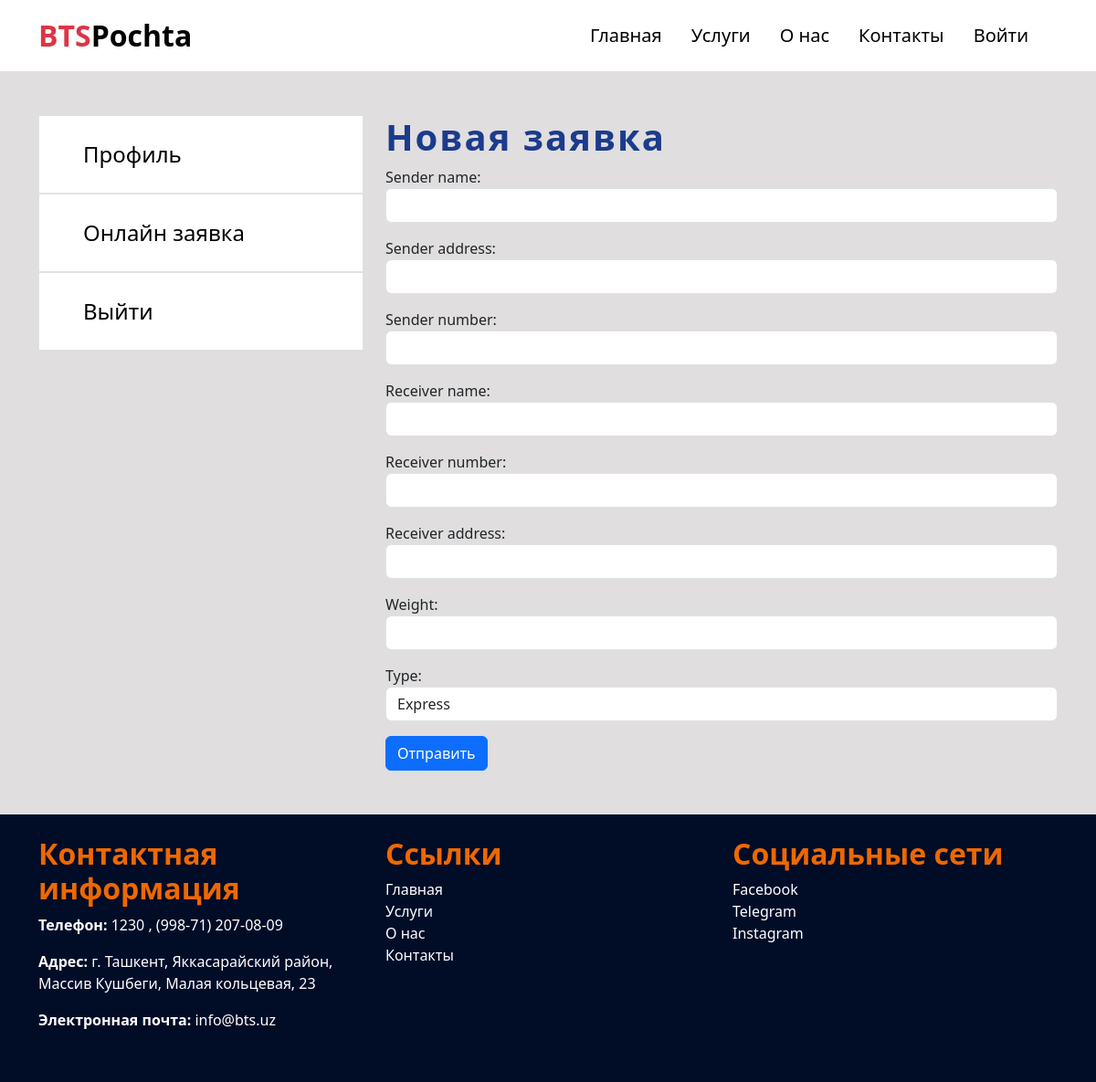
Screenshot of /profileform/ with the database file from the repository.
### app/models.py (models this page shows, shortened)
class BaseModel(models.Model):
    created_at = models.DateTimeField(auto_now_add=True)
    class Meta:
        abstract = True

class Contact(BaseModel):
    title = models.CharField(max_length=50)
    address = models.CharField(max_length=100)
    tel = models.CharField(max_length=30)
    email = models.EmailField(max_length=50)

### app/views.py (the view)
# urls.py: path('profileform/', views.profileform, name="profileform"),
def profileform(request):
    initial_data = {}
    if request.user.is_authenticated:
        initial_data['sender_name'] = request.user.username
    if request.method == 'POST':
        form = ProfileForm(request.POST, initial=initial_data)
        if form.is_valid():
            data_form = form.save(commit=False)
            data_form.user = request.user
            data_form.save()
            return redirect('app:profile', username=request.user.username)
    else:
        form = ProfileForm(initial=initial_data)
    return render(request, 'profileform.html', {'form': form})

### app/forms.py
class ProfileForm(ModelForm):
    sender_name = forms.CharField(
        required=False,
        widget=forms.TextInput(attrs={'class': 'form-control'})
    )
    class Meta:
        model = Parcel
        fields = ['sender_name', 'sender_address', 'sender_number', 'receiver_name', 'receiver_number', 'receiver_address', 'weight', 'type']
        widgets = {
            'sender_name': forms.TextInput(attrs={'class': 'form-control'}),
            'sender_address': forms.TextInput(attrs={'class': 'form-control'}),
            'sender_number': forms.TextInput(attrs={'class': 'form-control'}),
            'receiver_name': forms.TextInput(attrs={'class': 'form-control'}),
            'receiver_number': forms.TextInput(attrs={'class': 'form-control'}),
            'receiver_address': forms.TextInput(attrs={'class': 'form-control'}),
            'weight': forms.NumberInput(attrs={'class': 'form-control'}),
            'type': forms.Select(attrs={'class': 'form-control'}),
        }

### app/context_processors.py (called while the page is built)
def get_info(request):
    contact = Contact.objects.first()
    return {'contact': contact}

### app/templates/profileForm.html (shortened to what this page needs)
{% extends 'base.html' %}
{% load static %}
{% block content %}
  <section class="container my-5">
    <div class="row">
      <aside class="col-12 col-md-4 order-1 order-md-1 mb-4 mb-md-0">
        <div class="py-4 px-5 border fs-4" style="background-color: white;">
          <a href="{% url 'app:profile' user.username %}" class="text-decoration-none text-black">Профиль</a>
        </div>
        <div class="py-4 px-5 border fs-4" style="background-color: white;">
          <a href="{% url 'app:profileform' %}" class="text-decoration-none text-black">Онлайн заявка</a>
        </div>
        <div class="py-4 px-5 border fs-4" style="background-color: white;">
          <a href="{% url 'app:logout' %}" class="text-decoration-none text-black">Выйти</a>
        </div>
      </aside>
      <div class="col-12 col-md-8 order-1 order-md-2">
        <h1 style="font-weight: 900; letter-spacing: 2px; color: #1b3b8d;">Новая заявка</h1>
        <form method="POST">
          {{ form.as_p }}
          <button type="submit" class="btn btn-primary">Отправить</button>
        </form>
      </div>
    </div>
  </section>
{% endblock %}

### app/templates/base.html (shortened to what this page needs)
{% load static %}
<!DOCTYPE html>
<html lang="en">
  <head>
    <link href="{% static 'css/bootstrap.css' %}" rel="stylesheet" />
    <link href="https://cdn.jsdelivr.net/npm/bootstrap@5.3.3/dist/css/bootstrap.min.css" rel="stylesheet" />
  </head>
  <body style="background-color: #e0dede;">
    <nav class="navbar navbar-expand-xl bg-white">
      <div class="container">
        <a class="navbar-brand fs-2 fw-bold" href="{% url "app:home" %}"><span class="text-danger">BTS</span>Pochta</a>
        <div class="collapse navbar-collapse show" id="navbarDark">
          <ul class="navbar-nav ms-auto mb-2 mb-xl-0 fs-5 ms-auto p-2 text-center">
            <li class="nav-item me-3">
              <a class="nav-link active" aria-current="page" href="{% url 'app:home' %}">Главная</a>
            </li>
            <li class="nav-item me-3">
              <a class="nav-link active" href="{% url 'app:services' %}">Услуги</a>
            </li>
            <li class="nav-item me-3">
              <a class="nav-link active" href="{% url 'app:about' %}">О нас</a>
            </li>
            <li class="nav-item me-3">
              <a class="nav-link active" href="{% url 'app:contact' %}">Контакты</a>
            </li>
            {% if user.is_authenticated %}
              <li class="nav-item me-3">
                <a class="nav-link active" href="{% url 'app:profile' user.username %}">Личный Кабинет</a>
              </li>
            {% else %}
              <li class="nav-item me-3">
                <a class="nav-link active" href="{% url 'app:login' %}">Войти</a>
              </li>
            {% endif %}
          </ul>
        </div>
      </div>
    </nav>
    {% block content %}
    {% endblock %}
    <footer class="text-dark py-4 mt-4" style="background-color: #010c27; ">
      <div class="container">
        <div class="row text-white">
          <div class="col-md-4 mb-3">
            <h5 class="fw-bold fs-2" style="color: #ee6800;">Контактная информация</h5>
            <p> <strong>Телефон:</strong>  {{ contact.tel }}</p>
            <p> <strong>Адрес:</strong>  {{ contact.address }}</p>
            <p> <strong>Электронная почта:</strong>  {{ contact.email }}</p>
          </div>
          <div class="col-md-4 mb-3">
            <h5 class="fw-bold fs-2" style="color: #ee6800;">Ссылки</h5>
            <ul class="list-unstyled">
              <li><a class="text-decoration-none text-white" href="{% url 'app:home' %}">Главная</a></li>
              <li><a class="text-decoration-none text-white" href="{% url 'app:services' %}">Услуги</a></li>
              <li><a class="text-decoration-none text-white" href="{% url 'app:about' %}">О нас</a></li>
              <li><a class="text-decoration-none text-white" href="{% url 'app:contact' %}">Контакты</a></li>
            </ul>
          </div>
          <div class="col-md-4 mb-3">
            <h5 class="fw-bold fs-2" style="color: #ee6800;">Социальные сети</h5>
            <ul class="list-unstyled">
              <li><a class="text-decoration-none text-white" href="https://facebook.com/">Facebook</a></li>
              <li><a class="text-decoration-none text-white" href="https://web.telegram.org/">Telegram</a></li>
              <li><a class="text-decoration-none text-white" href="https://www.instagram.com/">Instagram</a></li>
            </ul>
          </div>
        </div>
      </div>
    </footer>
  </body>
</html>

### rows the page displays
Contact: tel "1230 , (998-71) 207-08-09", address "г. Ташкент, Яккасарайский район, Массив Кушбеги, Малая кольцевая, 23", email "info@bts.uz"
